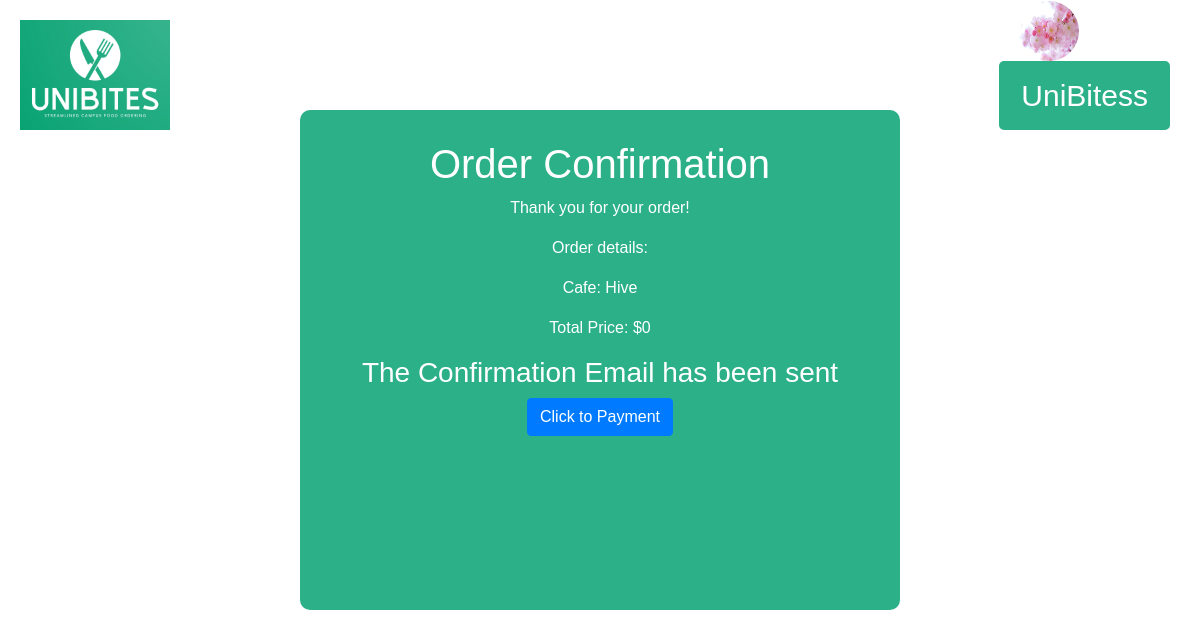
The page /order_confirmation/2/ (signed in) on the database its author committed.
### accounts/models.py (models this page shows)
class User(AbstractUser):
    profile_image = models.ImageField(upload_to = 'images', null=True)

### App/models.py (models this page shows, shortened)
class Order(models.Model):
    user = models.ForeignKey(User, on_delete=models.CASCADE)
    cafe = models.ForeignKey(Cafe, on_delete=models.CASCADE)
    items = models.ManyToManyField(FoodItem)
    note = models.TextField(blank=True)
    total_price = models.DecimalField(max_digits=10, decimal_places=2, default=0)  # Add this field
    timestamp = models.DateTimeField(auto_now_add=True)

class Cafe(models.Model):
    name = models.CharField(max_length=100)

### App/views.py (the view)
# urls.py: path('order_confirmation/<int:order_id>/', order_confirmation, name='order_confirmation'),
def order_confirmation(request, order_id):
    order = Order.objects.get(pk=order_id)
    selected_food_ids = request.POST.getlist('food')
    note = request.POST.get('note', '')
    selected_food_items = FoodItem.objects.filter(pk__in=selected_food_ids)
    total_price = sum(item.price for item in selected_food_items)
    subject = 'Order Confirmation'
    message = f'Hello {order.user.username}, your order has been placed successfully.\n\nOrder details:\nCafe: {order.cafe.name}\nTotal Price: ${total_price}\n\nThank you for your order!'
    from_email = settings.DEFAULT_FROM_EMAIL
    recipient_list = [order.user.email]
    send_mail(subject, message, from_email, recipient_list, fail_silently=True)
    return render(request, 'app/order_confirmation.html', {'order': order, 'total_price': total_price})

### App/templates/app/order_confirmation.html (shortened to what this page needs)
{% load static %}
<!DOCTYPE html>
<html lang="en">
<head>
<link rel="stylesheet" href="https://maxcdn.bootstrapcdn.com/bootstrap/4.5.2/css/bootstrap.min.css">
<link rel="stylesheet" href="{% static 'app/order.css' %}">
</head>
<body>
  <div class="header">
    <a href="{% url 'app:home' %}">
    <img src="{% static 'app/logo.png' %}" alt="Logo" class="logo"></a>
    <div class="profile-container">
      {% if user.profile_image %}
      <img src="{{user.profile_image.url}}" alt="Profile Picture" class="profile-pic">
      {% else %}
      <img src="{% static 'app/profile-pic.jpg' %}" alt="Profile Picture" class="profile-pic">
      {% endif %}
      <button class="login-button">{{user.first_name}}</button>
    </div>
  </div>
<div class="container">
  <div class="content-box">
    <h1>Order Confirmation</h1>
    <p>Thank you for your order!</p>
    <p>Order details:</p>
    <p>Cafe: {{ order.cafe.name }}</p>
    <p>Total Price: ${{ total_price }}</p>
    <h3>The Confirmation Email has been sent</h3>
    <form method="post" action="{% url 'app:make_payment' order.id %}">
      <button type="submit" class="btn btn-primary">Click to Payment</button>
  </form>
  </div>
</div>
</body>
</html>

### App/static/app/order.css (style rules this page uses)
body { margin: 0; padding: 0; font-family: Arial, sans-serif; background-image: url('background-image.jpg'); background-size: cover; background-position: center; background-attachment: fixed; color: #ffffff; }
.header { display: flex; justify-content: space-between; align-items: center; padding: 20px; }
.logo { width: 150px; height: auto; }
.profile-container { display: flex; align-items: center; position: relative; }
.profile-pic { width: 60px; height: 60px; border-radius: 50%; margin-right: 10px; position: absolute; top: -20px; z-index: 2; margin-left: 20px; }
.login-button { padding: 10px 20px; background-color: transparent; color: #ffffff; border: 2px solid #2CB087; background-color: #2CB087; border-radius: 5px; font-size: 30px; cursor: pointer; transition: background-color 0.3s ease, border-color 0.3s ease; position: relative; z-index: 1; margin-top: 40px; margin-right: 10px; }
.container { display: flex; justify-content: center; align-items: start; }
.content-box { width: 600px; height: 500px; background-color: #2CB087; padding: 30px; text-align: center; border-radius: 10px; margin-top: -40px; }

### rows shown on the page
User: profile_image (picture), first_name "UniBitess"
Order: cafe.name "Hive"

### other values the page prints
{{ total_price }} "0"
